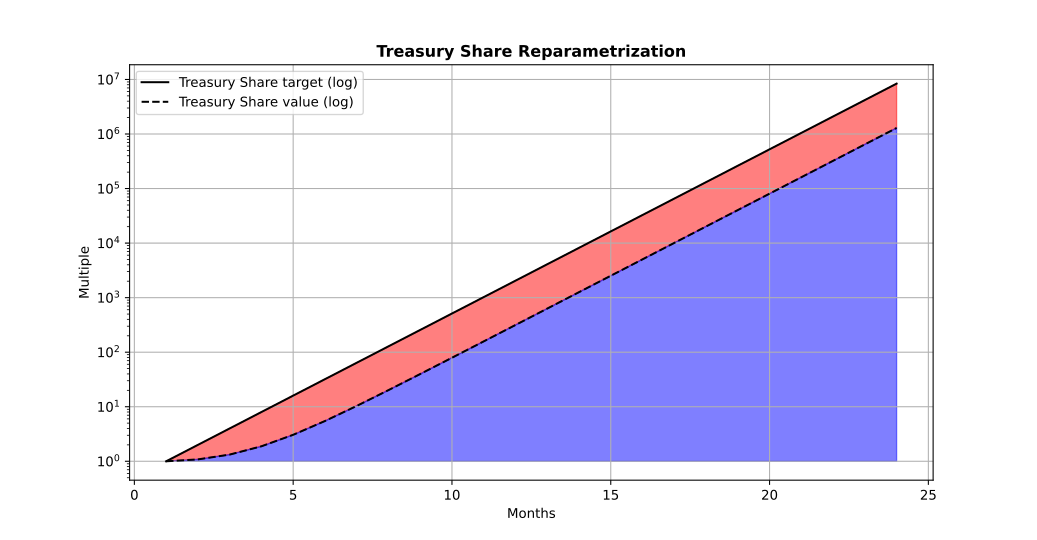

Here is the Python script that generated this plot:
#!/usr/bin/env -S ipython --matplotlib=auto

#%%
import matplotlib.pyplot as pp
import numpy as np
import os

path = os.path.dirname(os.path.abspath(__file__))
path = os.path.join(path, 'share-of.0.txt')
data = np.genfromtxt(path)
tgts = data[:,2] / 500000000000000000
aprs = data[:,1] / 500000000000000000
idxs = data[:,0]
ones = np.ones(data.shape[0])

pp.semilogy(idxs, tgts, color='black')
pp.semilogy(idxs, aprs, color='black', linestyle='--')
pp.fill_between(idxs, tgts, aprs, where=tgts>=0, color='r', alpha=0.5)
pp.fill_between(idxs, aprs, ones, where=aprs>=0, color='b', alpha=0.5)

pp.title('Treasury Share Reparametrization', fontweight='bold')
pp.legend(['Treasury Share target (log)', 'Treasury Share value (log)'])
pp.ylabel('Multiple')
pp.xlabel('Months')
pp.grid()

#%%
if __name__ == '__main__':
    pp.show(block=True)
